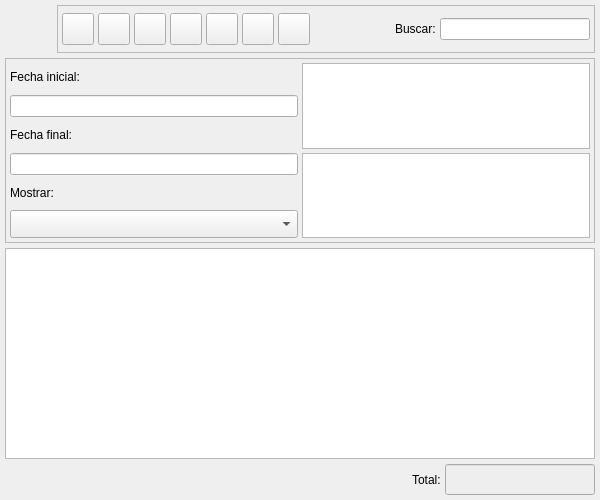
<?xml version="1.0" encoding="UTF-8"?>
<ui version="4.0">
 <author>Tomeu Borras Riera</author>
 <class>PresupuestosListBase</class>
 <widget class="QWidget" name="PresupuestosListBase">
  <property name="enabled">
   <bool>true</bool>
  </property>
  <property name="geometry">
   <rect>
    <x>0</x>
    <y>0</y>
    <width>600</width>
    <height>500</height>
   </rect>
  </property>
  <property name="minimumSize">
   <size>
    <width>600</width>
    <height>500</height>
   </size>
  </property>
  <property name="windowTitle">
   <string>Presupuestos a clientes</string>
  </property>
  <property name="windowIcon">
   <iconset resource="../../../bulmages.qrc">
    <normaloff>:/Images/client-quote-list.png</normaloff>:/Images/client-quote-list.png</iconset>
  </property>
  <layout class="QGridLayout">
   <property name="leftMargin">
    <number>5</number>
   </property>
   <property name="topMargin">
    <number>5</number>
   </property>
   <property name="rightMargin">
    <number>5</number>
   </property>
   <property name="bottomMargin">
    <number>5</number>
   </property>
   <property name="spacing">
    <number>5</number>
   </property>
   <item row="0" column="0">
    <layout class="QHBoxLayout">
     <property name="spacing">
      <number>4</number>
     </property>
     <property name="leftMargin">
      <number>0</number>
     </property>
     <property name="topMargin">
      <number>0</number>
     </property>
     <property name="rightMargin">
      <number>0</number>
     </property>
     <property name="bottomMargin">
      <number>0</number>
     </property>
     <item>
      <widget class="QLabel" name="label">
       <property name="minimumSize">
        <size>
         <width>48</width>
         <height>48</height>
        </size>
       </property>
       <property name="maximumSize">
        <size>
         <width>48</width>
         <height>48</height>
        </size>
       </property>
       <property name="text">
        <string/>
       </property>
       <property name="pixmap">
        <pixmap resource="../../../bulmages.qrc">:/Images/client-quote-list.png</pixmap>
       </property>
       <property name="scaledContents">
        <bool>true</bool>
       </property>
      </widget>
     </item>
     <item>
      <widget class="QFrame" name="m_botonera">
       <property name="frameShape">
        <enum>QFrame::StyledPanel</enum>
       </property>
       <property name="frameShadow">
        <enum>QFrame::Raised</enum>
       </property>
       <layout class="QHBoxLayout">
        <property name="spacing">
         <number>4</number>
        </property>
        <property name="leftMargin">
         <number>4</number>
        </property>
        <property name="topMargin">
         <number>4</number>
        </property>
        <property name="rightMargin">
         <number>4</number>
        </property>
        <property name="bottomMargin">
         <number>4</number>
        </property>
        <item>
         <widget class="QToolButton" name="mui_crear">
          <property name="minimumSize">
           <size>
            <width>32</width>
            <height>32</height>
           </size>
          </property>
          <property name="maximumSize">
           <size>
            <width>32</width>
            <height>32</height>
           </size>
          </property>
          <property name="toolTip">
           <string>Nuevo presupuesto</string>
          </property>
          <property name="whatsThis">
           <string>Nuevo presupuesto</string>
          </property>
          <property name="text">
           <string/>
          </property>
          <property name="icon">
           <iconset resource="../../../bulmages.qrc">
            <normaloff>:/Images/document-new.png</normaloff>:/Images/document-new.png</iconset>
          </property>
          <property name="iconSize">
           <size>
            <width>22</width>
            <height>22</height>
           </size>
          </property>
          <property name="shortcut">
           <string>Ctrl+N</string>
          </property>
         </widget>
        </item>
        <item>
         <widget class="QToolButton" name="mui_editar">
          <property name="minimumSize">
           <size>
            <width>32</width>
            <height>32</height>
           </size>
          </property>
          <property name="maximumSize">
           <size>
            <width>32</width>
            <height>32</height>
           </size>
          </property>
          <property name="toolTip">
           <string>Editar presupuesto</string>
          </property>
          <property name="whatsThis">
           <string>Editar presupuesto</string>
          </property>
          <property name="text">
           <string/>
          </property>
          <property name="icon">
           <iconset resource="../../../bulmages.qrc">
            <normaloff>:/Images/document-open.png</normaloff>:/Images/document-open.png</iconset>
          </property>
          <property name="iconSize">
           <size>
            <width>22</width>
            <height>22</height>
           </size>
          </property>
          <property name="shortcut">
           <string>Ctrl+E</string>
          </property>
         </widget>
        </item>
        <item>
         <widget class="QToolButton" name="mui_borrar">
          <property name="minimumSize">
           <size>
            <width>32</width>
            <height>32</height>
           </size>
          </property>
          <property name="maximumSize">
           <size>
            <width>32</width>
            <height>32</height>
           </size>
          </property>
          <property name="toolTip">
           <string>Borrar presupuesto</string>
          </property>
          <property name="whatsThis">
           <string>Borrar presupuesto</string>
          </property>
          <property name="text">
           <string/>
          </property>
          <property name="icon">
           <iconset resource="../../../bulmages.qrc">
            <normaloff>:/Images/edit-delete.png</normaloff>:/Images/edit-delete.png</iconset>
          </property>
          <property name="iconSize">
           <size>
            <width>22</width>
            <height>22</height>
           </size>
          </property>
          <property name="shortcut">
           <string>Ctrl+D</string>
          </property>
         </widget>
        </item>
        <item>
         <widget class="QToolButton" name="mui_imprimir">
          <property name="minimumSize">
           <size>
            <width>32</width>
            <height>32</height>
           </size>
          </property>
          <property name="maximumSize">
           <size>
            <width>32</width>
            <height>32</height>
           </size>
          </property>
          <property name="toolTip">
           <string>Imprimir listado</string>
          </property>
          <property name="whatsThis">
           <string>Imprimir listado</string>
          </property>
          <property name="text">
           <string/>
          </property>
          <property name="icon">
           <iconset resource="../../../bulmages.qrc">
            <normaloff>:/Images/document-print.png</normaloff>:/Images/document-print.png</iconset>
          </property>
          <property name="iconSize">
           <size>
            <width>22</width>
            <height>22</height>
           </size>
          </property>
          <property name="shortcut">
           <string>Ctrl+P</string>
          </property>
         </widget>
        </item>
        <item>
         <widget class="QToolButton" name="mui_filtrar">
          <property name="minimumSize">
           <size>
            <width>32</width>
            <height>32</height>
           </size>
          </property>
          <property name="maximumSize">
           <size>
            <width>32</width>
            <height>32</height>
           </size>
          </property>
          <property name="toolTip">
           <string>Filtrar presupuestos</string>
          </property>
          <property name="whatsThis">
           <string>Filtrar presupuestos</string>
          </property>
          <property name="text">
           <string/>
          </property>
          <property name="icon">
           <iconset resource="../../../bulmages.qrc">
            <normaloff>:/Images/edit-find.png</normaloff>:/Images/edit-find.png</iconset>
          </property>
          <property name="iconSize">
           <size>
            <width>22</width>
            <height>22</height>
           </size>
          </property>
          <property name="checkable">
           <bool>true</bool>
          </property>
         </widget>
        </item>
        <item>
         <widget class="QToolButton" name="mui_configurar">
          <property name="minimumSize">
           <size>
            <width>32</width>
            <height>32</height>
           </size>
          </property>
          <property name="maximumSize">
           <size>
            <width>32</width>
            <height>32</height>
           </size>
          </property>
          <property name="toolTip">
           <string>Configurar listado</string>
          </property>
          <property name="whatsThis">
           <string>Configurar listado</string>
          </property>
          <property name="text">
           <string/>
          </property>
          <property name="icon">
           <iconset resource="../../../bulmages.qrc">
            <normaloff>:/Images/document-properties.png</normaloff>:/Images/document-properties.png</iconset>
          </property>
          <property name="iconSize">
           <size>
            <width>22</width>
            <height>22</height>
           </size>
          </property>
          <property name="checkable">
           <bool>true</bool>
          </property>
         </widget>
        </item>
        <item>
         <widget class="QToolButton" name="mui_actualizar">
          <property name="minimumSize">
           <size>
            <width>32</width>
            <height>32</height>
           </size>
          </property>
          <property name="maximumSize">
           <size>
            <width>32</width>
            <height>32</height>
           </size>
          </property>
          <property name="toolTip">
           <string>Actualizar listado</string>
          </property>
          <property name="whatsThis">
           <string>Actualizar listado</string>
          </property>
          <property name="text">
           <string/>
          </property>
          <property name="icon">
           <iconset resource="../../../bulmages.qrc">
            <normaloff>:/Images/view-refresh.png</normaloff>:/Images/view-refresh.png</iconset>
          </property>
          <property name="iconSize">
           <size>
            <width>22</width>
            <height>22</height>
           </size>
          </property>
          <property name="shortcut">
           <string>F5</string>
          </property>
         </widget>
        </item>
        <item>
         <widget class="QFrame" name="mui_plugbotones">
          <property name="sizePolicy">
           <sizepolicy hsizetype="Fixed" vsizetype="Fixed">
            <horstretch>0</horstretch>
            <verstretch>0</verstretch>
           </sizepolicy>
          </property>
          <property name="frameShape">
           <enum>QFrame::NoFrame</enum>
          </property>
          <property name="frameShadow">
           <enum>QFrame::Plain</enum>
          </property>
          <property name="lineWidth">
           <number>0</number>
          </property>
         </widget>
        </item>
        <item>
         <spacer>
          <property name="orientation">
           <enum>Qt::Horizontal</enum>
          </property>
          <property name="sizeType">
           <enum>QSizePolicy::Expanding</enum>
          </property>
          <property name="sizeHint" stdset="0">
           <size>
            <width>91</width>
            <height>34</height>
           </size>
          </property>
         </spacer>
        </item>
        <item>
         <widget class="QLabel" name="textLabel1_2">
          <property name="text">
           <string>Buscar:</string>
          </property>
         </widget>
        </item>
        <item>
         <widget class="QLineEdit" name="m_filtro">
          <property name="minimumSize">
           <size>
            <width>150</width>
            <height>0</height>
           </size>
          </property>
          <property name="maximumSize">
           <size>
            <width>150</width>
            <height>16777215</height>
           </size>
          </property>
         </widget>
        </item>
       </layout>
      </widget>
     </item>
    </layout>
   </item>
   <item row="1" column="0">
    <widget class="QFrame" name="m_busqueda">
     <property name="sizePolicy">
      <sizepolicy hsizetype="Expanding" vsizetype="Preferred">
       <horstretch>0</horstretch>
       <verstretch>0</verstretch>
      </sizepolicy>
     </property>
     <property name="minimumSize">
      <size>
       <width>16</width>
       <height>185</height>
      </size>
     </property>
     <property name="frameShape">
      <enum>QFrame::StyledPanel</enum>
     </property>
     <property name="frameShadow">
      <enum>QFrame::Raised</enum>
     </property>
     <layout class="QGridLayout">
      <property name="leftMargin">
       <number>4</number>
      </property>
      <property name="topMargin">
       <number>4</number>
      </property>
      <property name="rightMargin">
       <number>4</number>
      </property>
      <property name="bottomMargin">
       <number>4</number>
      </property>
      <property name="spacing">
       <number>4</number>
      </property>
      <item row="0" column="0">
       <widget class="QLabel" name="textLabel1_4">
        <property name="text">
         <string>Fecha inicial:</string>
        </property>
       </widget>
      </item>
      <item row="0" column="1" rowspan="3">
       <widget class="BfBuscarArticulo" name="m_articulo">
        <property name="sizePolicy">
         <sizepolicy hsizetype="Expanding" vsizetype="Ignored">
          <horstretch>0</horstretch>
          <verstretch>0</verstretch>
         </sizepolicy>
        </property>
       </widget>
      </item>
      <item row="1" column="0">
       <widget class="BlDateSearch" name="m_fechain">
        <property name="sizePolicy">
         <sizepolicy hsizetype="MinimumExpanding" vsizetype="Fixed">
          <horstretch>0</horstretch>
          <verstretch>0</verstretch>
         </sizepolicy>
        </property>
        <property name="minimumSize">
         <size>
          <width>150</width>
          <height>0</height>
         </size>
        </property>
       </widget>
      </item>
      <item row="2" column="0">
       <widget class="QLabel" name="textLabel1_4_2">
        <property name="text">
         <string>Fecha final:</string>
        </property>
       </widget>
      </item>
      <item row="3" column="0">
       <widget class="BlDateSearch" name="m_fechafin">
        <property name="sizePolicy">
         <sizepolicy hsizetype="MinimumExpanding" vsizetype="Fixed">
          <horstretch>0</horstretch>
          <verstretch>0</verstretch>
         </sizepolicy>
        </property>
        <property name="minimumSize">
         <size>
          <width>150</width>
          <height>0</height>
         </size>
        </property>
       </widget>
      </item>
      <item row="3" column="1" rowspan="3">
       <widget class="BlSearchWidget" name="m_cliente">
        <property name="sizePolicy">
         <sizepolicy hsizetype="Expanding" vsizetype="Ignored">
          <horstretch>0</horstretch>
          <verstretch>0</verstretch>
         </sizepolicy>
        </property>
       </widget>
      </item>
      <item row="4" column="0">
       <widget class="QLabel" name="label_2">
        <property name="text">
         <string>Mostrar:</string>
        </property>
        <property name="alignment">
         <set>Qt::AlignLeading|Qt::AlignLeft|Qt::AlignVCenter</set>
        </property>
        <property name="buddy">
         <cstring>mui_procesada</cstring>
        </property>
       </widget>
      </item>
      <item row="5" column="0">
       <widget class="QComboBox" name="mui_procesada">
        <property name="sizePolicy">
         <sizepolicy hsizetype="MinimumExpanding" vsizetype="Preferred">
          <horstretch>0</horstretch>
          <verstretch>0</verstretch>
         </sizepolicy>
        </property>
        <property name="minimumSize">
         <size>
          <width>150</width>
          <height>0</height>
         </size>
        </property>
        <property name="focusPolicy">
         <enum>Qt::StrongFocus</enum>
        </property>
        <property name="frame">
         <bool>true</bool>
        </property>
       </widget>
      </item>
     </layout>
    </widget>
   </item>
   <item row="2" column="0">
    <widget class="PresupuestoListSubForm" name="mui_list"/>
   </item>
   <item row="3" column="0">
    <layout class="QHBoxLayout">
     <property name="spacing">
      <number>4</number>
     </property>
     <property name="leftMargin">
      <number>0</number>
     </property>
     <property name="topMargin">
      <number>0</number>
     </property>
     <property name="rightMargin">
      <number>0</number>
     </property>
     <property name="bottomMargin">
      <number>0</number>
     </property>
     <item>
      <spacer>
       <property name="orientation">
        <enum>Qt::Horizontal</enum>
       </property>
       <property name="sizeType">
        <enum>QSizePolicy::Expanding</enum>
       </property>
       <property name="sizeHint" stdset="0">
        <size>
         <width>340</width>
         <height>21</height>
        </size>
       </property>
      </spacer>
     </item>
     <item>
      <widget class="QLabel" name="textLabel1_3">
       <property name="text">
        <string>Total:</string>
       </property>
      </widget>
     </item>
     <item>
      <widget class="QLineEdit" name="m_total">
       <property name="enabled">
        <bool>true</bool>
       </property>
       <property name="sizePolicy">
        <sizepolicy hsizetype="Fixed" vsizetype="Fixed">
         <horstretch>0</horstretch>
         <verstretch>0</verstretch>
        </sizepolicy>
       </property>
       <property name="minimumSize">
        <size>
         <width>150</width>
         <height>0</height>
        </size>
       </property>
       <property name="maximumSize">
        <size>
         <width>150</width>
         <height>16777215</height>
        </size>
       </property>
       <property name="palette">
        <palette>
         <active>
          <colorrole role="Base">
           <brush brushstyle="SolidPattern">
            <color alpha="255">
             <red>238</red>
             <green>238</green>
             <blue>238</blue>
            </color>
           </brush>
          </colorrole>
         </active>
         <inactive>
          <colorrole role="Base">
           <brush brushstyle="SolidPattern">
            <color alpha="255">
             <red>238</red>
             <green>238</green>
             <blue>238</blue>
            </color>
           </brush>
          </colorrole>
         </inactive>
         <disabled>
          <colorrole role="Base">
           <brush brushstyle="SolidPattern">
            <color alpha="255">
             <red>255</red>
             <green>255</green>
             <blue>255</blue>
            </color>
           </brush>
          </colorrole>
         </disabled>
        </palette>
       </property>
       <property name="font">
        <font>
         <family>Sans Serif</family>
         <pointsize>12</pointsize>
         <weight>75</weight>
         <italic>false</italic>
         <bold>true</bold>
         <underline>false</underline>
         <strikeout>false</strikeout>
        </font>
       </property>
       <property name="alignment">
        <set>Qt::AlignRight</set>
       </property>
       <property name="readOnly">
        <bool>true</bool>
       </property>
      </widget>
     </item>
    </layout>
   </item>
  </layout>
 </widget>
 <layoutdefault spacing="3" margin="5"/>
 <customwidgets>
  <customwidget>
   <class>BlDateSearch</class>
   <extends>QLineEdit</extends>
   <header>../../bulmalib/src/bldatesearch.h</header>
  </customwidget>
  <customwidget>
   <class>PresupuestoListSubForm</class>
   <extends>QTableWidget</extends>
   <header>presupuestolist.h</header>
  </customwidget>
  <customwidget>
   <class>BfBuscarArticulo</class>
   <extends>QTextEdit</extends>
   <header>bfbuscararticulo.h</header>
  </customwidget>
  <customwidget>
   <class>BlSearchWidget</class>
   <extends>QTextEdit</extends>
   <header>blsearchwidget.h</header>
  </customwidget>
 </customwidgets>
 <resources>
  <include location="../../../bulmages.qrc"/>
 </resources>
 <connections>
  <connection>
   <sender>mui_filtrar</sender>
   <signal>toggled(bool)</signal>
   <receiver>m_busqueda</receiver>
   <slot>setVisible(bool)</slot>
   <hints>
    <hint type="sourcelabel">
     <x>241</x>
     <y>40</y>
    </hint>
    <hint type="destinationlabel">
     <x>230</x>
     <y>73</y>
    </hint>
   </hints>
  </connection>
 </connections>
</ui>
